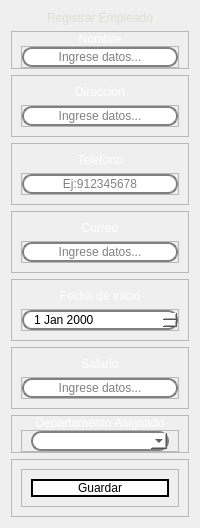
           <widget class="QWidget" name="registrar">
            <property name="sizePolicy">
             <sizepolicy hsizetype="Expanding" vsizetype="Expanding">
              <horstretch>0</horstretch>
              <verstretch>0</verstretch>
             </sizepolicy>
            </property>
            <property name="styleSheet">
             <string notr="true">QLineEdit {
	color: black;
    border: 2px solid gray;
    border-radius: 10px;
    padding: 0 8px;
    background: white;
	placeholder-text-color: #767e89;
}

QLabel{
color: white;
font: 600 12pt &quot;Lexend&quot;
}

QComboBox {
	color: black;
    border: 2px solid gray;
    border-radius: 10px;
    padding: 0 8px;
    background: white;
	placeholder-text-color: #767e89;
}

QDateEdit {
	color: black;
    border: 2px solid gray;
    border-radius: 10px;
    padding: 0 8px;
    background: white;
	placeholder-text-color: #767e89;
}</string>
            </property>
            <layout class="QVBoxLayout" name="verticalLayout_3" stretch="0,1,1,1,1,1,1,1,0">
             <item>
              <widget class="QLabel" name="label_3">
               <property name="styleSheet">
                <string notr="true">QLabel{
	color: qlineargradient(spread:pad, x1:0, y1:0, x2:1, y2:0, stop:0 rgba(181, 175, 169, 255), stop:1 rgba(222, 222, 213, 255));
	
	font: 900 20pt &quot;Lexend&quot;;	
}</string>
               </property>
               <property name="text">
                <string>Registrar Empleado</string>
               </property>
               <property name="alignment">
                <set>Qt::AlignCenter</set>
               </property>
              </widget>
             </item>
             <item>
              <widget class="QFrame" name="frame_nombre">
               <property name="sizePolicy">
                <sizepolicy hsizetype="Preferred" vsizetype="Expanding">
                 <horstretch>0</horstretch>
                 <verstretch>0</verstretch>
                </sizepolicy>
               </property>
               <property name="frameShape">
                <enum>QFrame::StyledPanel</enum>
               </property>
               <property name="frameShadow">
                <enum>QFrame::Raised</enum>
               </property>
               <layout class="QVBoxLayout" name="verticalLayout_5">
                <property name="spacing">
                 <number>0</number>
                </property>
                <property name="topMargin">
                 <number>0</number>
                </property>
                <property name="bottomMargin">
                 <number>0</number>
                </property>
                <item>
                 <widget class="QLabel" name="label">
                  <property name="sizePolicy">
                   <sizepolicy hsizetype="Expanding" vsizetype="Fixed">
                    <horstretch>0</horstretch>
                    <verstretch>0</verstretch>
                   </sizepolicy>
                  </property>
                  <property name="text">
                   <string>Nombre</string>
                  </property>
                  <property name="textFormat">
                   <enum>Qt::AutoText</enum>
                  </property>
                  <property name="alignment">
                   <set>Qt::AlignCenter</set>
                  </property>
                 </widget>
                </item>
                <item>
                 <widget class="QFrame" name="frame_8">
                  <property name="sizePolicy">
                   <sizepolicy hsizetype="Preferred" vsizetype="Fixed">
                    <horstretch>0</horstretch>
                    <verstretch>0</verstretch>
                   </sizepolicy>
                  </property>
                  <property name="frameShape">
                   <enum>QFrame::StyledPanel</enum>
                  </property>
                  <property name="frameShadow">
                   <enum>QFrame::Raised</enum>
                  </property>
                  <layout class="QHBoxLayout" name="horizontalLayout_5" stretch="0">
                   <property name="spacing">
                    <number>0</number>
                   </property>
                   <property name="leftMargin">
                    <number>0</number>
                   </property>
                   <property name="topMargin">
                    <number>0</number>
                   </property>
                   <property name="rightMargin">
                    <number>0</number>
                   </property>
                   <property name="bottomMargin">
                    <number>0</number>
                   </property>
                   <item>
                    <widget class="QLineEdit" name="r_nombre">
                     <property name="sizePolicy">
                      <sizepolicy hsizetype="Preferred" vsizetype="Fixed">
                       <horstretch>0</horstretch>
                       <verstretch>0</verstretch>
                      </sizepolicy>
                     </property>
                     <property name="maximumSize">
                      <size>
                       <width>300</width>
                       <height>16777215</height>
                      </size>
                     </property>
                     <property name="styleSheet">
                      <string notr="true"/>
                     </property>
                     <property name="alignment">
                      <set>Qt::AlignCenter</set>
                     </property>
                     <property name="placeholderText">
                      <string>Ingrese datos...</string>
                     </property>
                    </widget>
                   </item>
                  </layout>
                 </widget>
                </item>
               </layout>
              </widget>
             </item>
             <item>
              <widget class="QFrame" name="frame_direccion">
               <property name="sizePolicy">
                <sizepolicy hsizetype="Preferred" vsizetype="Expanding">
                 <horstretch>0</horstretch>
                 <verstretch>0</verstretch>
                </sizepolicy>
               </property>
               <property name="frameShape">
                <enum>QFrame::StyledPanel</enum>
               </property>
               <property name="frameShadow">
                <enum>QFrame::Raised</enum>
               </property>
               <layout class="QVBoxLayout" name="verticalLayout_6">
                <item>
                 <widget class="QLabel" name="label_2">
                  <property name="sizePolicy">
                   <sizepolicy hsizetype="Expanding" vsizetype="Fixed">
                    <horstretch>0</horstretch>
                    <verstretch>0</verstretch>
                   </sizepolicy>
                  </property>
                  <property name="text">
                   <string>Direccion</string>
                  </property>
                  <property name="textFormat">
                   <enum>Qt::AutoText</enum>
                  </property>
                  <property name="alignment">
                   <set>Qt::AlignCenter</set>
                  </property>
                 </widget>
                </item>
                <item>
                 <widget class="QFrame" name="frame_9">
                  <property name="sizePolicy">
                   <sizepolicy hsizetype="Preferred" vsizetype="Fixed">
                    <horstretch>0</horstretch>
                    <verstretch>0</verstretch>
                   </sizepolicy>
                  </property>
                  <property name="frameShape">
                   <enum>QFrame::StyledPanel</enum>
                  </property>
                  <property name="frameShadow">
                   <enum>QFrame::Raised</enum>
                  </property>
                  <layout class="QHBoxLayout" name="horizontalLayout_6" stretch="0">
                   <property name="spacing">
                    <number>0</number>
                   </property>
                   <property name="leftMargin">
                    <number>0</number>
                   </property>
                   <property name="topMargin">
                    <number>0</number>
                   </property>
                   <property name="rightMargin">
                    <number>0</number>
                   </property>
                   <property name="bottomMargin">
                    <number>0</number>
                   </property>
                   <item>
                    <widget class="QLineEdit" name="r_direccion">
                     <property name="sizePolicy">
                      <sizepolicy hsizetype="Preferred" vsizetype="Maximum">
                       <horstretch>0</horstretch>
                       <verstretch>0</verstretch>
                      </sizepolicy>
                     </property>
                     <property name="maximumSize">
                      <size>
                       <width>300</width>
                       <height>16777215</height>
                      </size>
                     </property>
                     <property name="styleSheet">
                      <string notr="true"/>
                     </property>
                     <property name="alignment">
                      <set>Qt::AlignCenter</set>
                     </property>
                     <property name="placeholderText">
                      <string>Ingrese datos...</string>
                     </property>
                    </widget>
                   </item>
                  </layout>
                 </widget>
                </item>
               </layout>
              </widget>
             </item>
             <item>
              <widget class="QFrame" name="fram_telefono">
               <property name="sizePolicy">
                <sizepolicy hsizetype="Preferred" vsizetype="Expanding">
                 <horstretch>0</horstretch>
                 <verstretch>0</verstretch>
                </sizepolicy>
               </property>
               <property name="frameShape">
                <enum>QFrame::StyledPanel</enum>
               </property>
               <property name="frameShadow">
                <enum>QFrame::Raised</enum>
               </property>
               <layout class="QVBoxLayout" name="verticalLayout_11">
                <item>
                 <widget class="QLabel" name="label_4">
                  <property name="sizePolicy">
                   <sizepolicy hsizetype="Expanding" vsizetype="Fixed">
                    <horstretch>0</horstretch>
                    <verstretch>0</verstretch>
                   </sizepolicy>
                  </property>
                  <property name="text">
                   <string>Telefono</string>
                  </property>
                  <property name="textFormat">
                   <enum>Qt::AutoText</enum>
                  </property>
                  <property name="alignment">
                   <set>Qt::AlignCenter</set>
                  </property>
                 </widget>
                </item>
                <item>
                 <widget class="QFrame" name="frame_11">
                  <property name="sizePolicy">
                   <sizepolicy hsizetype="Preferred" vsizetype="Fixed">
                    <horstretch>0</horstretch>
                    <verstretch>0</verstretch>
                   </sizepolicy>
                  </property>
                  <property name="frameShape">
                   <enum>QFrame::StyledPanel</enum>
                  </property>
                  <property name="frameShadow">
                   <enum>QFrame::Raised</enum>
                  </property>
                  <layout class="QHBoxLayout" name="horizontalLayout_10" stretch="0">
                   <property name="spacing">
                    <number>0</number>
                   </property>
                   <property name="leftMargin">
                    <number>0</number>
                   </property>
                   <property name="topMargin">
                    <number>0</number>
                   </property>
                   <property name="rightMargin">
                    <number>0</number>
                   </property>
                   <property name="bottomMargin">
                    <number>0</number>
                   </property>
                   <item>
                    <widget class="QLineEdit" name="r_telefono">
                     <property name="sizePolicy">
                      <sizepolicy hsizetype="Preferred" vsizetype="Maximum">
                       <horstretch>0</horstretch>
                       <verstretch>0</verstretch>
                      </sizepolicy>
                     </property>
                     <property name="maximumSize">
                      <size>
                       <width>300</width>
                       <height>16777215</height>
                      </size>
                     </property>
                     <property name="styleSheet">
                      <string notr="true"/>
                     </property>
                     <property name="alignment">
                      <set>Qt::AlignCenter</set>
                     </property>
                     <property name="placeholderText">
                      <string>Ej:912345678</string>
                     </property>
                    </widget>
                   </item>
                  </layout>
                 </widget>
                </item>
               </layout>
              </widget>
             </item>
             <item>
              <widget class="QFrame" name="frame_correo">
               <property name="sizePolicy">
                <sizepolicy hsizetype="Preferred" vsizetype="Expanding">
                 <horstretch>0</horstretch>
                 <verstretch>0</verstretch>
                </sizepolicy>
               </property>
               <property name="frameShape">
                <enum>QFrame::StyledPanel</enum>
               </property>
               <property name="frameShadow">
                <enum>QFrame::Raised</enum>
               </property>
               <layout class="QVBoxLayout" name="verticalLayout_12">
                <item>
                 <widget class="QLabel" name="label_6">
                  <property name="sizePolicy">
                   <sizepolicy hsizetype="Expanding" vsizetype="Fixed">
                    <horstretch>0</horstretch>
                    <verstretch>0</verstretch>
                   </sizepolicy>
                  </property>
                  <property name="text">
                   <string>Correo</string>
                  </property>
                  <property name="textFormat">
                   <enum>Qt::AutoText</enum>
                  </property>
                  <property name="alignment">
                   <set>Qt::AlignCenter</set>
                  </property>
                 </widget>
                </item>
                <item>
                 <widget class="QFrame" name="frame_12">
                  <property name="sizePolicy">
                   <sizepolicy hsizetype="Preferred" vsizetype="Fixed">
                    <horstretch>0</horstretch>
                    <verstretch>0</verstretch>
                   </sizepolicy>
                  </property>
                  <property name="frameShape">
                   <enum>QFrame::StyledPanel</enum>
                  </property>
                  <property name="frameShadow">
                   <enum>QFrame::Raised</enum>
                  </property>
                  <layout class="QHBoxLayout" name="horizontalLayout_13" stretch="0">
                   <property name="spacing">
                    <number>0</number>
                   </property>
                   <property name="leftMargin">
                    <number>0</number>
                   </property>
                   <property name="topMargin">
                    <number>0</number>
                   </property>
                   <property name="rightMargin">
                    <number>0</number>
                   </property>
                   <property name="bottomMargin">
                    <number>0</number>
                   </property>
                   <item>
                    <widget class="QLineEdit" name="r_correo">
                     <property name="sizePolicy">
                      <sizepolicy hsizetype="Preferred" vsizetype="Maximum">
                       <horstretch>0</horstretch>
                       <verstretch>0</verstretch>
                      </sizepolicy>
                     </property>
                     <property name="maximumSize">
                      <size>
                       <width>300</width>
                       <height>16777215</height>
                      </size>
                     </property>
                     <property name="styleSheet">
                      <string notr="true"/>
                     </property>
                     <property name="alignment">
                      <set>Qt::AlignCenter</set>
                     </property>
                     <property name="placeholderText">
                      <string>Ingrese datos...</string>
                     </property>
                    </widget>
                   </item>
                  </layout>
                 </widget>
                </item>
               </layout>
              </widget>
             </item>
             <item>
              <widget class="QFrame" name="frame_fecha_inicio">
               <property name="sizePolicy">
                <sizepolicy hsizetype="Preferred" vsizetype="Expanding">
                 <horstretch>0</horstretch>
                 <verstretch>0</verstretch>
                </sizepolicy>
               </property>
               <property name="frameShape">
                <enum>QFrame::StyledPanel</enum>
               </property>
               <property name="frameShadow">
                <enum>QFrame::Raised</enum>
               </property>
               <layout class="QVBoxLayout" name="verticalLayout_13">
                <item>
                 <widget class="QLabel" name="label_7">
                  <property name="sizePolicy">
                   <sizepolicy hsizetype="Expanding" vsizetype="Fixed">
                    <horstretch>0</horstretch>
                    <verstretch>0</verstretch>
                   </sizepolicy>
                  </property>
                  <property name="text">
                   <string>Fecha de inicio</string>
                  </property>
                  <property name="textFormat">
                   <enum>Qt::AutoText</enum>
                  </property>
                  <property name="alignment">
                   <set>Qt::AlignCenter</set>
                  </property>
                 </widget>
                </item>
                <item>
                 <widget class="QFrame" name="frame_14">
                  <property name="sizePolicy">
                   <sizepolicy hsizetype="Preferred" vsizetype="Fixed">
                    <horstretch>0</horstretch>
                    <verstretch>0</verstretch>
                   </sizepolicy>
                  </property>
                  <property name="frameShape">
                   <enum>QFrame::StyledPanel</enum>
                  </property>
                  <property name="frameShadow">
                   <enum>QFrame::Raised</enum>
                  </property>
                  <layout class="QHBoxLayout" name="horizontalLayout_14" stretch="0">
                   <property name="spacing">
                    <number>0</number>
                   </property>
                   <property name="leftMargin">
                    <number>0</number>
                   </property>
                   <property name="topMargin">
                    <number>0</number>
                   </property>
                   <property name="rightMargin">
                    <number>0</number>
                   </property>
                   <property name="bottomMargin">
                    <number>0</number>
                   </property>
                   <item>
                    <widget class="QDateEdit" name="r_fecha_inicio">
                     <property name="sizePolicy">
                      <sizepolicy hsizetype="Preferred" vsizetype="Fixed">
                       <horstretch>0</horstretch>
                       <verstretch>0</verstretch>
                      </sizepolicy>
                     </property>
                     <property name="maximumSize">
                      <size>
                       <width>300</width>
                       <height>16777215</height>
                      </size>
                     </property>
                    </widget>
                   </item>
                  </layout>
                 </widget>
                </item>
               </layout>
              </widget>
             </item>
             <item>
              <widget class="QFrame" name="frame_salario">
               <property name="sizePolicy">
                <sizepolicy hsizetype="Preferred" vsizetype="Expanding">
                 <horstretch>0</horstretch>
                 <verstretch>0</verstretch>
                </sizepolicy>
               </property>
               <property name="frameShape">
                <enum>QFrame::StyledPanel</enum>
               </property>
               <property name="frameShadow">
                <enum>QFrame::Raised</enum>
               </property>
               <layout class="QVBoxLayout" name="verticalLayout_14">
                <item>
                 <widget class="QLabel" name="label_11">
                  <property name="sizePolicy">
                   <sizepolicy hsizetype="Expanding" vsizetype="Fixed">
                    <horstretch>0</horstretch>
                    <verstretch>0</verstretch>
                   </sizepolicy>
                  </property>
                  <property name="text">
                   <string>Salario</string>
                  </property>
                  <property name="textFormat">
                   <enum>Qt::AutoText</enum>
                  </property>
                  <property name="alignment">
                   <set>Qt::AlignCenter</set>
                  </property>
                 </widget>
                </item>
                <item>
                 <widget class="QFrame" name="frame_16">
                  <property name="sizePolicy">
                   <sizepolicy hsizetype="Preferred" vsizetype="Fixed">
                    <horstretch>0</horstretch>
                    <verstretch>0</verstretch>
                   </sizepolicy>
                  </property>
                  <property name="frameShape">
                   <enum>QFrame::StyledPanel</enum>
                  </property>
                  <property name="frameShadow">
                   <enum>QFrame::Raised</enum>
                  </property>
                  <layout class="QHBoxLayout" name="horizontalLayout_15" stretch="0">
                   <property name="spacing">
                    <number>0</number>
                   </property>
                   <property name="leftMargin">
                    <number>0</number>
                   </property>
                   <property name="topMargin">
                    <number>0</number>
                   </property>
                   <property name="rightMargin">
                    <number>0</number>
                   </property>
                   <property name="bottomMargin">
                    <number>0</number>
                   </property>
                   <item>
                    <widget class="QLineEdit" name="r_salario">
                     <property name="sizePolicy">
                      <sizepolicy hsizetype="Preferred" vsizetype="Maximum">
                       <horstretch>0</horstretch>
                       <verstretch>0</verstretch>
                      </sizepolicy>
                     </property>
                     <property name="maximumSize">
                      <size>
                       <width>300</width>
                       <height>16777215</height>
                      </size>
                     </property>
                     <property name="styleSheet">
                      <string notr="true"/>
                     </property>
                     <property name="alignment">
                      <set>Qt::AlignCenter</set>
                     </property>
                     <property name="placeholderText">
                      <string>Ingrese datos...</string>
                     </property>
                    </widget>
                   </item>
                  </layout>
                 </widget>
                </item>
               </layout>
              </widget>
             </item>
             <item>
              <widget class="QFrame" name="frame_dpto_asig">
               <property name="sizePolicy">
                <sizepolicy hsizetype="Preferred" vsizetype="Expanding">
                 <horstretch>0</horstretch>
                 <verstretch>0</verstretch>
                </sizepolicy>
               </property>
               <property name="mouseTracking">
                <bool>false</bool>
               </property>
               <property name="autoFillBackground">
                <bool>false</bool>
               </property>
               <property name="styleSheet">
                <string notr="true">QComboBox {
    border: 2px solid gray;
    border-radius: 10px;
    padding: 0 8px;
    background: white;
	placeholder-text-color: #767e89;
}</string>
               </property>
               <property name="frameShape">
                <enum>QFrame::StyledPanel</enum>
               </property>
               <property name="frameShadow">
                <enum>QFrame::Raised</enum>
               </property>
               <layout class="QVBoxLayout" name="verticalLayout_15" stretch="1,0">
                <property name="spacing">
                 <number>0</number>
                </property>
                <property name="topMargin">
                 <number>0</number>
                </property>
                <property name="bottomMargin">
                 <number>0</number>
                </property>
                <item>
                 <widget class="QLabel" name="label_12">
                  <property name="enabled">
                   <bool>true</bool>
                  </property>
                  <property name="sizePolicy">
                   <sizepolicy hsizetype="Preferred" vsizetype="Fixed">
                    <horstretch>0</horstretch>
                    <verstretch>0</verstretch>
                   </sizepolicy>
                  </property>
                  <property name="text">
                   <string>Departamento Asignado</string>
                  </property>
                  <property name="alignment">
                   <set>Qt::AlignBottom|Qt::AlignHCenter</set>
                  </property>
                 </widget>
                </item>
                <item>
                 <widget class="QFrame" name="frame_18">
                  <property name="sizePolicy">
                   <sizepolicy hsizetype="Preferred" vsizetype="Fixed">
                    <horstretch>0</horstretch>
                    <verstretch>0</verstretch>
                   </sizepolicy>
                  </property>
                  <property name="frameShape">
                   <enum>QFrame::StyledPanel</enum>
                  </property>
                  <property name="frameShadow">
                   <enum>QFrame::Raised</enum>
                  </property>
                  <layout class="QHBoxLayout" name="horizontalLayout_16">
                   <property name="topMargin">
                    <number>0</number>
                   </property>
                   <property name="bottomMargin">
                    <number>0</number>
                   </property>
                   <item>
                    <widget class="QComboBox" name="r_dpto_asig">
                     <property name="maximumSize">
                      <size>
                       <width>300</width>
                       <height>30</height>
                      </size>
                     </property>
                     <property name="styleSheet">
                      <string notr="true">QComboBox {
    border: 2px solid gray;
    border-radius: 10px;
    padding: 0 8px;
    background: white;
	placeholder-text-color: #767e89;
}</string>
                     </property>
                    </widget>
                   </item>
                  </layout>
                 </widget>
                </item>
               </layout>
              </widget>
             </item>
             <item>
              <widget class="QFrame" name="frame_guardar">
               <property name="sizePolicy">
                <sizepolicy hsizetype="Preferred" vsizetype="Expanding">
                 <horstretch>0</horstretch>
                 <verstretch>0</verstretch>
                </sizepolicy>
               </property>
               <property name="frameShape">
                <enum>QFrame::StyledPanel</enum>
               </property>
               <property name="frameShadow">
                <enum>QFrame::Raised</enum>
               </property>
               <layout class="QVBoxLayout" name="verticalLayout_7">
                <item>
                 <widget class="QFrame" name="frame_10">
                  <property name="frameShape">
                   <enum>QFrame::StyledPanel</enum>
                  </property>
                  <property name="frameShadow">
                   <enum>QFrame::Raised</enum>
                  </property>
                  <layout class="QHBoxLayout" name="horizontalLayout_7">
                   <item>
                    <widget class="QPushButton" name="btn_guardar_empleado">
                     <property name="sizePolicy">
                      <sizepolicy hsizetype="Preferred" vsizetype="Preferred">
                       <horstretch>0</horstretch>
                       <verstretch>0</verstretch>
                      </sizepolicy>
                     </property>
                     <property name="maximumSize">
                      <size>
                       <width>150</width>
                       <height>30</height>
                      </size>
                     </property>
                     <property name="styleSheet">
                      <string notr="true">QPushButton{
    border: 2px solid black;
    border-radius: 10px;
    padding: 0 8px;
    background: white;
font: 400 12pt &quot;Lexend&quot;;
color: black;
}

QPushButton:hover{
background-color: qlineargradient(spread:pad, x1:0, y1:0, x2:1, y2:0, stop:0 rgba(44, 32, 22, 255), stop:1 rgba(181, 175, 169, 255));

}

QPushButton:pressed {
    background-color: rgb(117, 93, 72); /* El color que quieras al hacer clic */
    border: 2px solid rgb(44, 32, 22);   /* Opcional: cambiar el borde también */
}
</string>
                     </property>
                     <property name="text">
                      <string>Guardar</string>
                     </property>
                    </widget>
                   </item>
                  </layout>
                 </widget>
                </item>
               </layout>
              </widget>
             </item>
            </layout>
           </widget>
